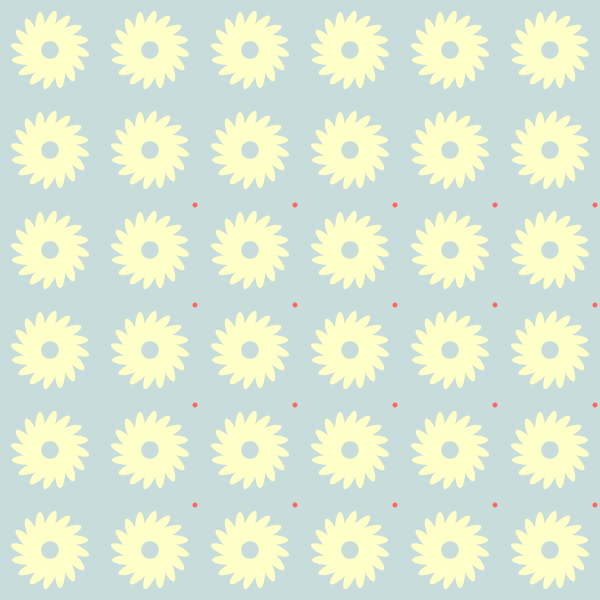
Frame 1 (no input)
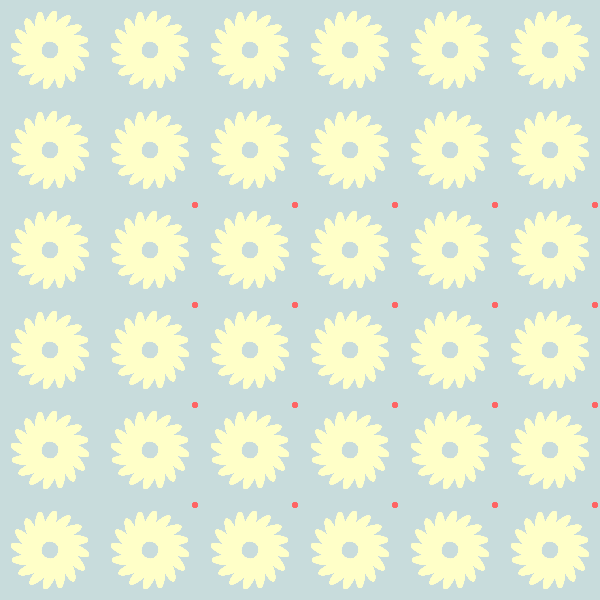
Frame 60 (the mouse pressed at the canvas centre just before this capture)
Frame 120 (the mouse held since frame 60 and released just before this capture): identical to frame 60, image omitted

The Processing sketch that drew these frames (run headless with seeded random() and noise(); from frame 60 on, the mouse is pressed at the canvas centre):

// Processing sketch: processing_137661
// ── processing_137661.pde

void setup() {
  size(600,600);
  background(200, 220, 220);
  //fill(255, 255, 200);
  noStroke();
  smooth();
}

void draw() {
  
  //draw the dandelion
  for (int i = 0; i < 6; ++i) {
    translate(50,50 + i*100);
    figureRow(); 
    translate(-650,- (50 + i*100));  //reset (0,0)
  }
  
  //TODO draw the red dots
  for (int j = 0; j < 5; ++j) {
    translate(95, 100 + j*100);
    for (int i = 0; i < 5; ++i) {
      translate(95 + i*100, 100);
      redDot();
      translate(-(95 + i*100), -100);  //reset (0,0)
    } 
    translate(-95, - (100 + j*100));  //reset (0,0)
  }
}

void figureRow() {
  for (int i = 0; i < 6; ++i) {
    outerFigure();
    translate(100, 0);
  }  //position: (650, 50);
}

void outerFigure() {
  innerFigure();
  for (int i = 0; i < 16; ++i) {
    rotate(PI/8);
    innerFigure();
  }
}

void innerFigure() {
  ellipseMode(RADIUS);
  fill(255, 255, 200);
  ellipse(10, 20, 5, 75/4);
}

void redDot() {
  ellipseMode(CENTER);
  fill(255, 100, 100);
  ellipse(5, 5, 5, 5);
}
